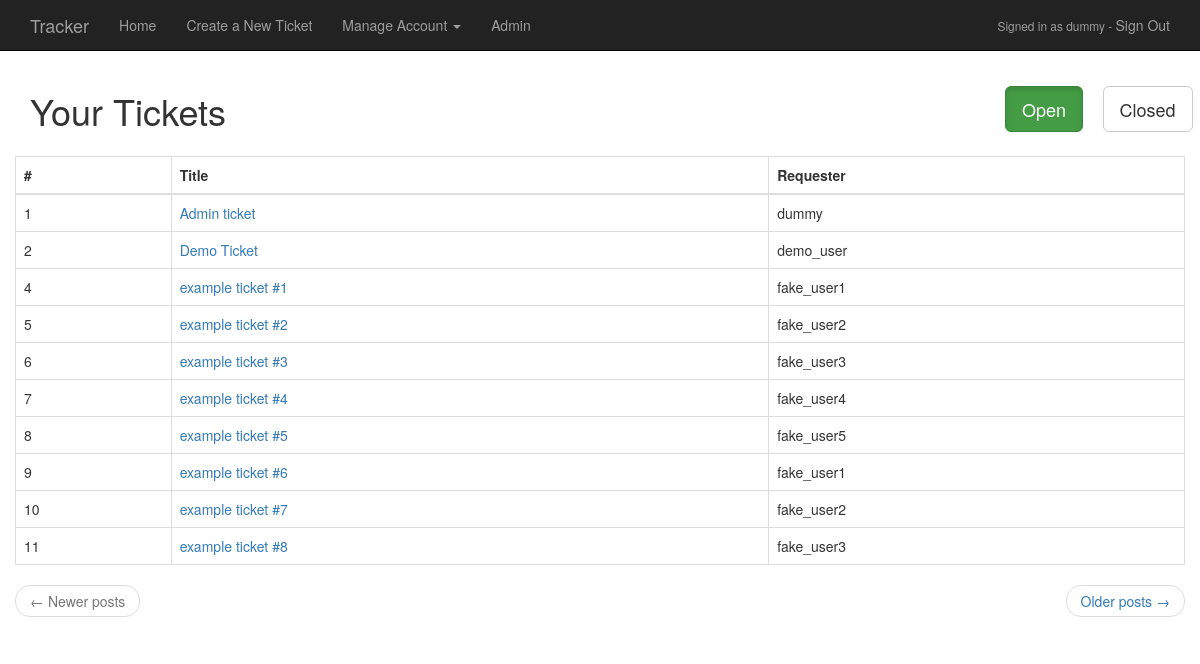
Page /index (signed in) on the committed database.
### app/models.py (models this page shows, shortened)
class User(UserMixin, db.Model):
    __tablename__ = "users"
    id = db.Column(db.Integer, primary_key=True)
    username = db.Column(db.String(64), unique=True, index=True)
    email = db.Column(db.String(64), unique=True, index=True)
    password_hash = db.Column(db.String(128))
    confirmed = db.Column(db.Boolean, default=False)
    isadmin = db.Column(db.Boolean, default=False)
    accountcreated = db.Column(db.DateTime, default=datetime.utcnow)
    lastloggedin = db.Column(db.DateTime, default=datetime.utcnow)
    disabled = db.Column(db.Boolean, default=False)
    notifications = db.Column(db.Boolean, default=True)
    tickets = db.relationship("Ticket", backref="user", lazy="dynamic")
    comments = db.relationship("Comment", backref="user", lazy="dynamic")
    @property
    def password(self):
        raise AttributeError("password is not a readable attribute")

class Ticket(db.Model):
    __tablename__ = "tickets"
    id = db.Column(db.Integer, primary_key=True)
    tickettitle = db.Column(db.String, index=True)
    ticketrequest = db.Column(db.String, index=True)  # TODO change type from String to Text
    timestamp = db.Column(db.DateTime)  # time the ticket is created
    comments = db.relationship("Comment", backref="ticket", lazy="dynamic")
    user_id = db.Column(db.Integer, db.ForeignKey("users.id"))
    is_open = db.Column(db.Boolean, default=True)

### app/main/views.py (the view)
@main.route("/", methods=["GET", "POST"])
@main.route("/index", methods=["GET", "POST"])
@login_required
def index():
    if "Open" in request.form or "show_open" not in session:
        session["show_open"] = True
    elif "Closed" in request.form:
        session["show_open"] = False
    filter_options = {"is_open": session["show_open"]}
    if not current_user.isadmin:
        filter_options["user"] = current_user
    page = request.args.get("page", 1, type=int)
    tickets = Ticket.query.filter_by(**filter_options).paginate(page, current_app.config["TICKETS_PER_PAGE"], False)
    next_url = url_for("main.index", page=tickets.next_num) if tickets.has_next else None
    prev_url = url_for("main.index", page=tickets.prev_num) if tickets.has_prev else None
    return render_template("index.html",
                           tickets=tickets.items,
                           next_url=next_url, prev_url=prev_url)

### app/auth/views.py (called while the page is built)
@auth.before_app_request
def before_request():
    if current_user.is_authenticated \
            and not current_user.confirmed \
            and request.endpoint[:5] != "auth.":
        return redirect(url_for("auth.unconfirmed"))

### app/models.py (called while the page is built)
@login_manager.user_loader
def load_user(user_id):
    return User.query.get(int(user_id))

### app/templates/index.html (shortened to what this page needs)
{% extends 'base.html' %}
{% import "bootstrap/wtf.html" as wtf %}
{% block page_content %}
    <div class="row" style="margin-bottom: 15px">
        <div class="col-md-10">
            <h1>Your Tickets</h1>
        </div>
        <div class="col-md-1" style="margin-top: 15px">
            <form action="" method="post">
            <input type="submit" name="Open" value="Open" class="btn {% if session["show_open"] %} btn-lg btn-success active {% else %} btn-default btn-lg {% endif %}">
            </form>
        </div>
        <div class="col-md-1" style="margin-top: 15px">
            <form action="" method="post">
            <input type="submit" name="Closed" value="Closed" class="btn {% if session["show_open"] %} btn-default btn-lg {% else %} btn-lg btn-success active {% endif %}">
            </form>
        </div>
    </div>
    <div class="row">
    <table class="table table-bordered table-responsive table-hover" border="2px"; style="border-collapse: collapse;">
        <thead class="thead-invserse">
            <tr>
                <th>#</th>
                <th>Title</th>
                <th>Requester</th>
            </tr>
        </thead>
        <tbody>
        {% for ticket in tickets %}
            <tr>
                <td>{{ ticket.id }}</td>
                <td><a href="{{ url_for('main.ticket', ticketnum=ticket.id) }}">{{ ticket.tickettitle }}</a></td>
                <td>{{ ticket.user.username }}</td>
            </tr>
        {% endfor %}
        </tbody>
    </table>
    <nav aria-label="...">
        <ul class="pager">
            <li class="previous{% if not prev_url %} disabled{% endif %}">
                <a href="{{ prev_url or '#' }}">
                    <span aria-hidden="true">&larr;</span> Newer posts
                </a>
            </li>
            <li class="next{% if not next_url %} disabled{% endif %}">
                <a href="{{ next_url or '#' }}">
                    Older posts <span aria-hidden="true">&rarr;</span>
                </a>
            </li>
        </ul>
    </nav>
    </div>
{% endblock %}

### app/templates/base.html (shortened to what this page needs)
{% extends "bootstrap/base.html" %}
{% block navbar %}
<div class="navbar navbar-inverse navbar-static-top" role="navigation">
    <div class="container">
        <div class="navbar-header">
            <a class="navbar-brand" href="/">Tracker</a>
        </div>
        <div class="navbar-collapse collapse">
            <ul class="nav navbar-nav">
                <li><a href="/">Home</a></li>
                {% if current_user.is_authenticated %}
                <li><a href="{{ url_for('main.new_ticket') }}">Create a New Ticket</a></li>
                <li class="dropdown">
                    <a href="#" data-toggle="dropdown" role="button" aria-haspopup="true" aria-expanded="false">
                        Manage Account
                        <span class="caret"></span>
                    </a>
                </li>
                {% if current_user.isadmin %}
                <li><a href="{{ url_for('main.admin') }}">Admin</a></li>
                {% endif %}
                {% endif %}
            </ul>
            <ul class="nav navbar-nav navbar-right">
                {% if current_user.is_authenticated %}
                <li><p class="navbar-text small">Signed in as {{ current_user.username }} - <a class="navbar-link" style="font-size: 14px;" href="{{ url_for('auth.logout') }}">Sign Out</a></p></li>
                {% else %}
                <li><a href="{{ url_for('auth.login') }}">Sign In</a></li>
                {% endif %}
            </ul>
        </div>
    </div>
</div>
{% endblock %}
{% block content %}
<div class="container">
	{% block page_content %}{% endblock %}
</div>
{% endblock %}

### rows in the picture
User: username "dummy"
Ticket: id "1", tickettitle "Admin ticket", user.username "dummy"
Ticket: id "2", tickettitle "Demo Ticket", user.username "demo_user"
Ticket: id "4", tickettitle "example ticket #1", user.username "fake_user1"
Ticket: id "5", tickettitle "example ticket #2", user.username "fake_user2"
Ticket: id "6", tickettitle "example ticket #3", user.username "fake_user3"
Ticket: id "7", tickettitle "example ticket #4", user.username "fake_user4"
Ticket: id "8", tickettitle "example ticket #5", user.username "fake_user5"
Ticket: id "9", tickettitle "example ticket #6", user.username "fake_user1"
Ticket: id "10", tickettitle "example ticket #7", user.username "fake_user2"
Ticket: id "11", tickettitle "example ticket #8", user.username "fake_user3"
